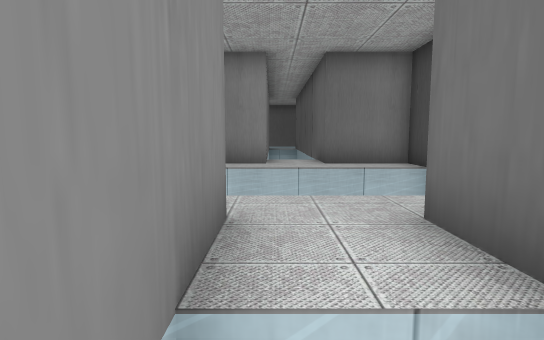
view 1 (above)

14 first-person views from a walk through a scene from a Unity 3-D project. The camera is 1.4 m above the floor, tilts 6° down and sees 80° across. The floor is counted in squares, 2 m on a side. Each view is taken from the middle of a square. On the plan, view 1 faces up. The plan holds only what a view shows up to about 10 squares ahead; the rest is blank. The place goes on beyond the plan.

view 2
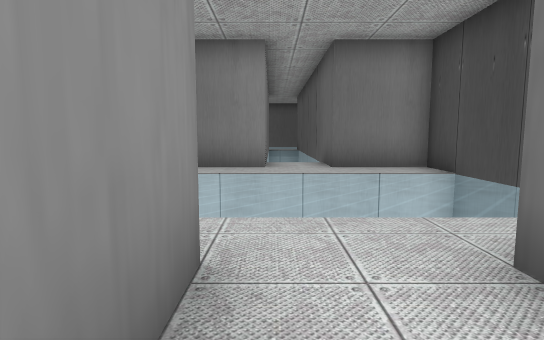

view 3
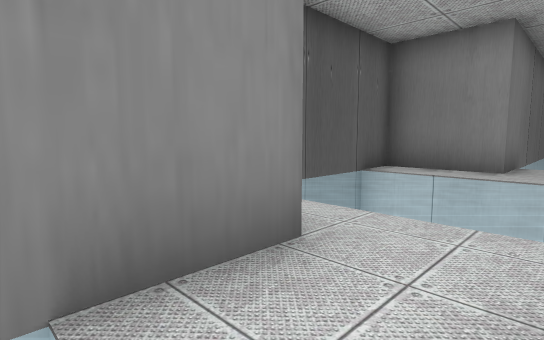

view 4
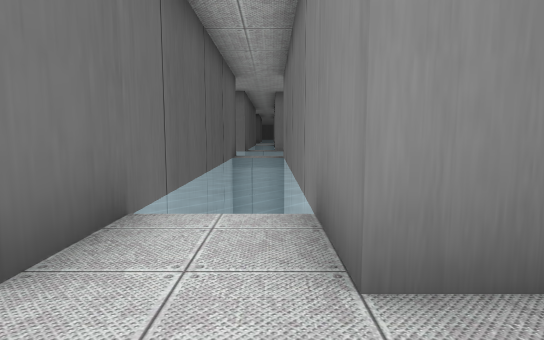

view 5
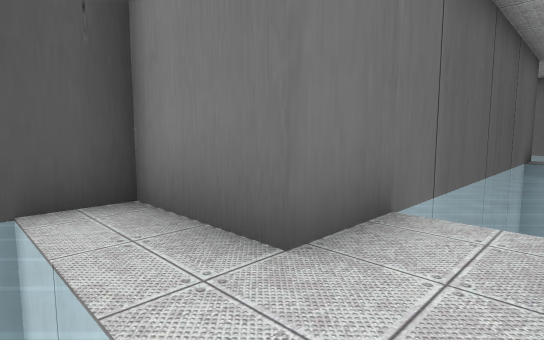

view 6
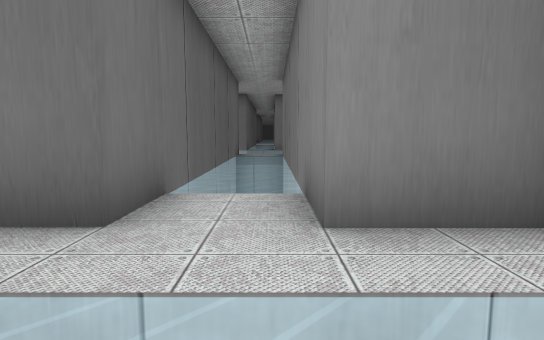

view 7
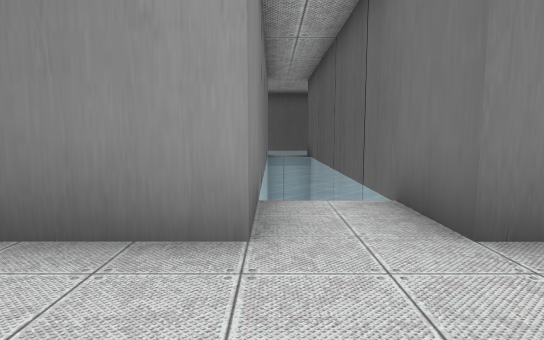

view 8
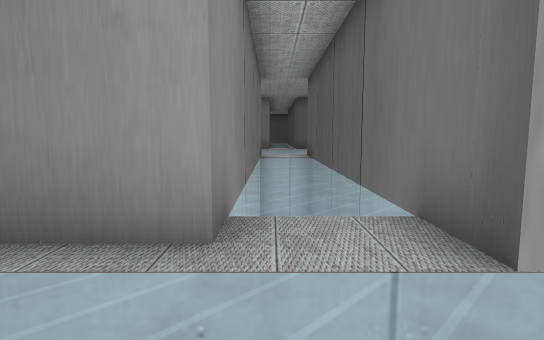

view 9
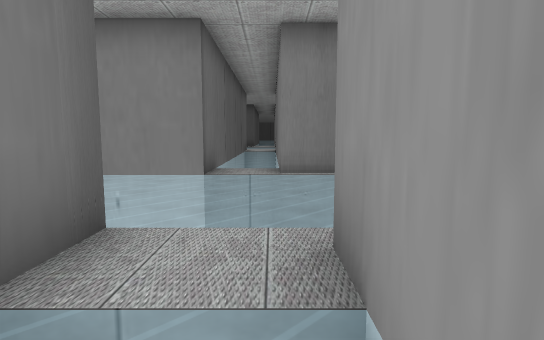

view 10
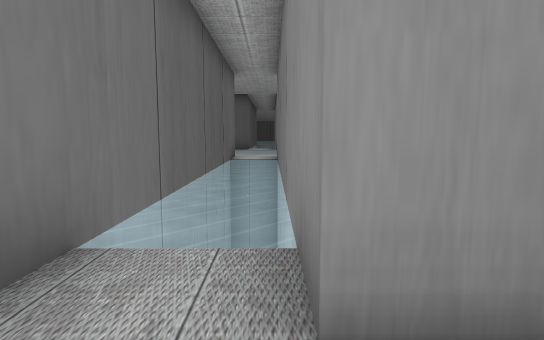

view 11
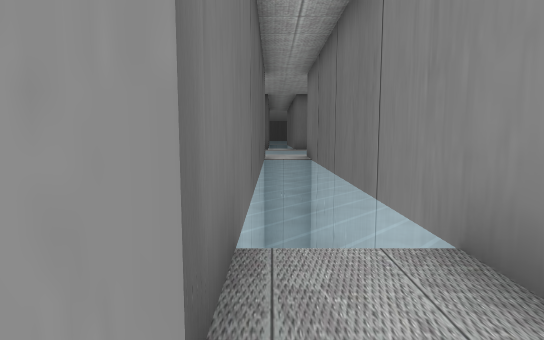

view 12
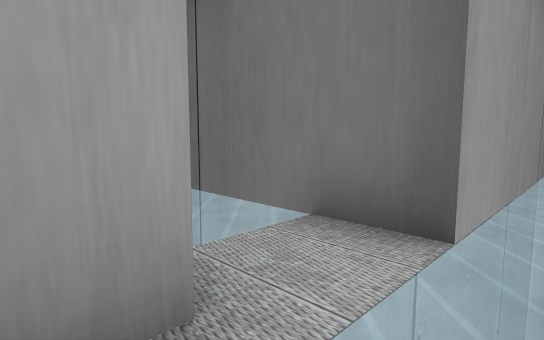

view 13
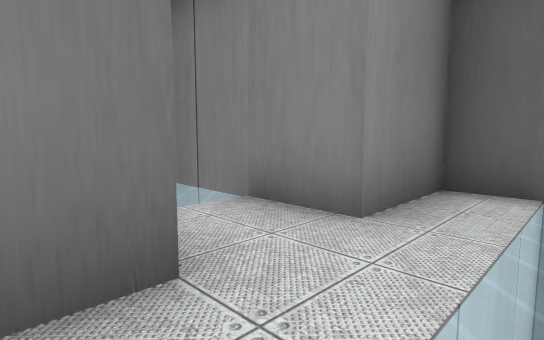

view 14
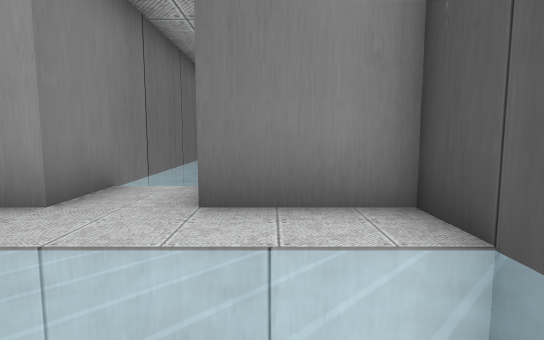

### Floor plan
Points are (right, up) in squares from view 1. A wall is a line through its corners. A room is listed if a view was taken in it or the views show most of it. See-through windows are left out.
Room 1 (views 1, 2, 3, 4, 5, 6, 7, 9, 13, 14)
walls: (3.4, 5.2) (3.4, 8) (1.2, 8) (1.2, 13.5); (1.2, -7.4) (1.2, 2.7) (3.4, 2.7) (3.4, 3.8); (-0.2, 13.5) (-0.2, 8) (-2.3, 8) (-2.3, 2.7) (-0.4, 2.7) (-0.4, -7)
ways out: opening at (0.5, -7.5) to room 2
Room 2 (views 8, 10, 11, 12)
walls: (6, -7.4) (1.2, -7.4); (-1.2, -11) (-0.2, -11) (-0.2, -17.5); (-0.4, -7) (-1.8, -7); (1.2, -17.5) (1.2, -10.8) (3.1, -10.8)
ways out: opening at (0.5, -7.5) to room 1

Where each view was taken, in squares from view 1:
view 1: 0 up, 0 right, facing up
view 2: 1 up, 0 right, facing up
view 3: 1 up, 1 right, facing up-left
view 4: 4 up, 0 right, facing down
view 5: 4 up, 0 right, facing down-right
view 6: 5 up, 0 right, facing down
view 7: 6 up, 0 right, facing up
view 8: 9 down, 0 right, facing up
view 9: 5 down, 0 right, facing down
view 10: 10 down, 0 right, facing down
view 11: 10 down, 1 right, facing down
view 12: 8 down, 1 left, facing up-right
view 13: 4 up, 2 right, facing down-left
view 14: 5 up, 2 right, facing up
